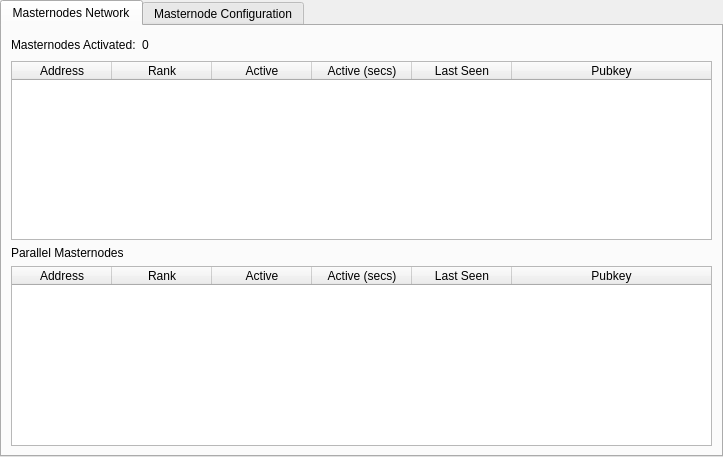
<?xml version="1.0" encoding="UTF-8"?>
<ui version="4.0">
 <class>MasternodeManager</class>
 <widget class="QWidget" name="MasternodeManager">
  <property name="geometry">
   <rect>
    <x>0</x>
    <y>0</y>
    <width>723</width>
    <height>457</height>
   </rect>
  </property>
  <property name="windowTitle">
   <string>Form</string>
  </property>
  <layout class="QVBoxLayout" name="topLayout">
   <property name="margin">
    <number>0</number>
   </property>
   <item>
    <layout class="QVBoxLayout" name="verticalLayout">
     <property name="bottomMargin">
      <number>0</number>
     </property>
     <item>
      <widget class="QTabWidget" name="tabWidget">
       <property name="currentIndex">
        <number>0</number>
       </property>
       <widget class="QWidget" name="tab">
        <attribute name="title">
         <string>Masternodes Network</string>
        </attribute>
        <layout class="QGridLayout" name="gridLayout">
         <item row="1" column="0">
          <widget class="QTableWidget" name="tableWidget">
           <property name="editTriggers">
            <set>QAbstractItemView::NoEditTriggers</set>
           </property>
           <property name="alternatingRowColors">
            <bool>true</bool>
           </property>
           <property name="selectionBehavior">
            <enum>QAbstractItemView::SelectRows</enum>
           </property>
           <attribute name="horizontalHeaderStretchLastSection">
            <bool>true</bool>
           </attribute>
           <column>
            <property name="text">
             <string>Address</string>
            </property>
           </column>
           <column>
            <property name="text">
             <string>Rank</string>
            </property>
           </column>
           <column>
            <property name="text">
             <string>Active</string>
            </property>
           </column>
           <column>
            <property name="text">
             <string>Active (secs)</string>
            </property>
           </column>
           <column>
            <property name="text">
             <string>Last Seen</string>
            </property>
           </column>
           <column>
            <property name="text">
             <string>Pubkey</string>
            </property>
           </column>
          </widget>
         </item>
         <item row="5" column="0">
          <widget class="QTableWidget" name="tableWidget_3">
           <property name="editTriggers">
            <set>QAbstractItemView::NoEditTriggers</set>
           </property>
           <property name="alternatingRowColors">
            <bool>true</bool>
           </property>
           <property name="selectionBehavior">
            <enum>QAbstractItemView::SelectRows</enum>
           </property>
           <property name="sortingEnabled">
            <bool>true</bool>
           </property>
           <attribute name="horizontalHeaderStretchLastSection">
            <bool>true</bool>
           </attribute>
           <column>
            <property name="text">
             <string>Address</string>
            </property>
           </column>
           <column>
            <property name="text">
             <string>Rank</string>
            </property>
           </column>
           <column>
            <property name="text">
             <string>Active</string>
            </property>
           </column>
           <column>
            <property name="text">
             <string>Active (secs)</string>
            </property>
           </column>
           <column>
            <property name="text">
             <string>Last Seen</string>
            </property>
           </column>
           <column>
            <property name="text">
             <string>Pubkey</string>
            </property>
           </column>
          </widget>
         </item>
         <item row="0" column="0">
          <layout class="QHBoxLayout" name="horizontalLayout_3">
           <property name="bottomMargin">
            <number>0</number>
           </property>
           <item>
            <widget class="QLabel" name="label_2">
             <property name="text">
              <string>Masternodes Activated:</string>
             </property>
            </widget>
           </item>
           <item>
            <widget class="QLabel" name="countLabel">
             <property name="text">
              <string>0</string>
             </property>
            </widget>
           </item>
           <item>
            <spacer name="horizontalSpacer_3">
             <property name="orientation">
              <enum>Qt::Horizontal</enum>
             </property>
             <property name="sizeHint" stdset="0">
              <size>
               <width>40</width>
               <height>20</height>
              </size>
             </property>
            </spacer>
           </item>
          </layout>
         </item>
         <item row="2" column="0">
          <widget class="QLabel" name="label">
           <property name="text">
            <string>Parallel Masternodes</string>
           </property>
          </widget>
         </item>
        </layout>
       </widget>
       <widget class="QWidget" name="tab_2">
        <attribute name="title">
         <string>Masternode Configuration</string>
        </attribute>
        <layout class="QGridLayout" name="gridLayout_2">
         <item row="1" column="0">
          <layout class="QVBoxLayout" name="verticalLayout_2">
           <property name="bottomMargin">
            <number>0</number>
           </property>
           <item>
            <layout class="QHBoxLayout" name="horizontalLayout"/>
           </item>
           <item>
            <widget class="QTableWidget" name="tableWidget_2">
             <property name="editTriggers">
              <set>QAbstractItemView::NoEditTriggers</set>
             </property>
             <property name="alternatingRowColors">
              <bool>true</bool>
             </property>
             <property name="selectionMode">
              <enum>QAbstractItemView::SingleSelection</enum>
             </property>
             <property name="selectionBehavior">
              <enum>QAbstractItemView::SelectRows</enum>
             </property>
             <attribute name="horizontalHeaderStretchLastSection">
              <bool>true</bool>
             </attribute>
             <column>
              <property name="text">
               <string>Alias</string>
              </property>
             </column>
             <column>
              <property name="text">
               <string>IP/Onion</string>
              </property>
             </column>
             <column>
              <property name="text">
               <string>Status</string>
              </property>
             </column>
             <column>
              <property name="text">
               <string>Collateral Address</string>
              </property>
             </column>
            </widget>
           </item>
           <item>
            <layout class="QHBoxLayout" name="horizontalLayout_2">
             <property name="bottomMargin">
              <number>0</number>
             </property>
            </layout>
           </item>
           <item>
            <layout class="QHBoxLayout" name="horizontalLayout_4">
             <property name="bottomMargin">
              <number>0</number>
             </property>
             <item>
              <widget class="QPushButton" name="createButton">
               <property name="text">
                <string>&amp;Create...</string>
               </property>
              </widget>
             </item>
             <item>
              <widget class="QPushButton" name="editButton">
               <property name="text">
                <string>&amp;Edit</string>
               </property>
              </widget>
             </item>
             <item>
              <widget class="QPushButton" name="getConfigButton">
               <property name="text">
                <string>&amp;Get Config</string>
               </property>
              </widget>
             </item>
             <item>
              <widget class="QPushButton" name="removeButton">
               <property name="text">
                <string>&amp;Remove</string>
               </property>
              </widget>
             </item>
            </layout>
           </item>
           <item>
            <layout class="QHBoxLayout" name="horizontalLayout_5">
             <property name="bottomMargin">
              <number>0</number>
             </property>
             <item>
              <widget class="QPushButton" name="startButton">
               <property name="text">
                <string>&amp;Start</string>
               </property>
              </widget>
             </item>
             <item>
              <widget class="QPushButton" name="startAllButton">
               <property name="text">
                <string>&amp;Start All</string>
               </property>
              </widget>
             </item>
             <item>
              <widget class="QPushButton" name="stopButton">
               <property name="text">
                <string>&amp;Stop</string>
               </property>
              </widget>
             </item>
             <item>
              <widget class="QPushButton" name="stopAllButton">
               <property name="text">
                <string>&amp;Stop All</string>
               </property>
              </widget>
             </item>
            </layout>
           </item>
          </layout>
         </item>
        </layout>
       </widget>
      </widget>
     </item>
    </layout>
   </item>
  </layout>
 </widget>
 <resources/>
 <connections/>
</ui>
